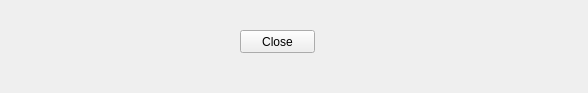
<?xml version="1.0" encoding="UTF-8"?>
<ui version="4.0">
 <class>MainWindow</class>
 <widget class="QMainWindow" name="MainWindow">
  <property name="geometry">
   <rect>
    <x>0</x>
    <y>0</y>
    <width>588</width>
    <height>93</height>
   </rect>
  </property>
  <property name="windowTitle">
   <string>MainWindow</string>
  </property>
  <widget class="QWidget" name="centralwidget">
   <widget class="QPushButton" name="close">
    <property name="geometry">
     <rect>
      <x>240</x>
      <y>30</y>
      <width>75</width>
      <height>23</height>
     </rect>
    </property>
    <property name="text">
     <string>Close</string>
    </property>
   </widget>
  </widget>
 </widget>
 <resources/>
 <connections/>
</ui>
